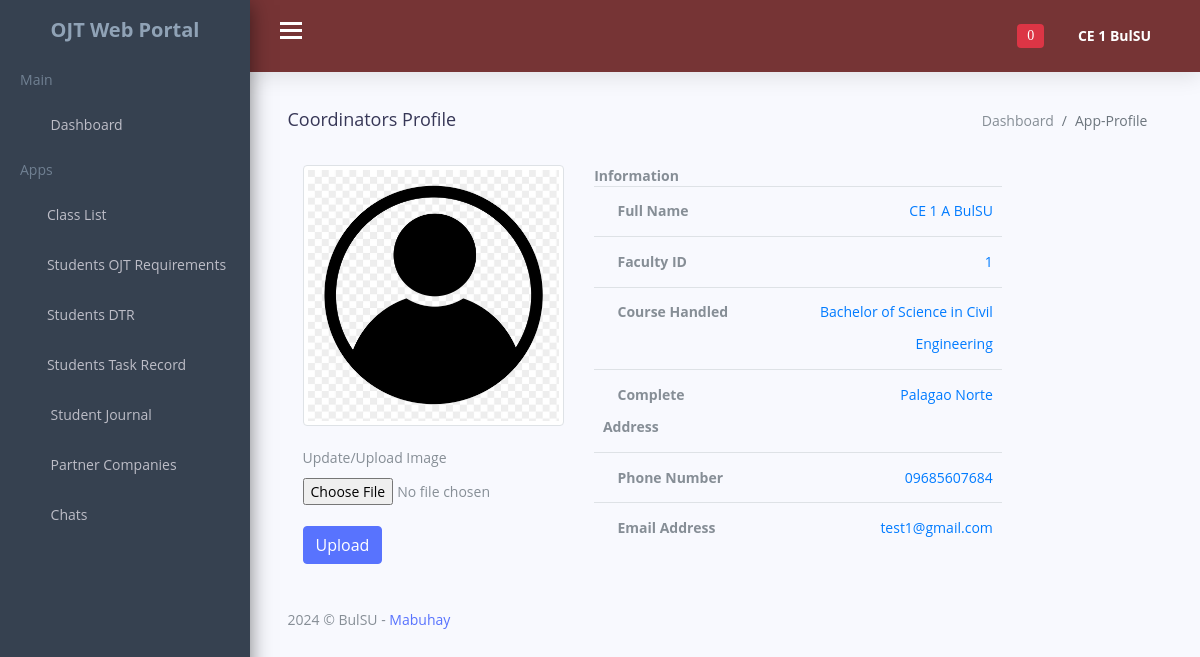
/coordinator/coordinators_profile.php (signed in), run on the app's committed database.
### tables this page shows
CREATE TABLE `coordinators_account` (
  `id` int(11) NOT NULL,
  `uniqueID` varchar(200) NOT NULL,
  `first_name` varchar(100) NOT NULL,
  `middle_name` varchar(100) NOT NULL,
  `last_name` varchar(100) NOT NULL,
  `faculty_id` varchar(20) NOT NULL,
  `coor_dept` varchar(200) NOT NULL,
  `course_handled` varchar(200) NOT NULL,
  `complete_address` varchar(300) NOT NULL,
  `phone_number` varchar(13) NOT NULL,
  `coordinators_email` varchar(200) NOT NULL,
  `coordinators_password` varchar(200) NOT NULL,
  `coordinators_profile_picture` varchar(500) NOT NULL,
  `verification_code` int(8) NOT NULL,
  `verify_status` varchar(80) NOT NULL DEFAULT 'Not Verified',
  `online_offlineStatus` varchar(50) NOT NULL DEFAULT 'Offline'
);

### coordinator/coordinators_profile.php (the view, shortened to what this page needs)
<?php
include '../connection/config.php';
?>
<!DOCTYPE html>
<html lang="en">
<head>
    <link href="css/lib/font-awesome.min.css" rel="stylesheet">
    <link href="css/lib/themify-icons.css" rel="stylesheet">
    <link href="css/lib/menubar/sidebar.css" rel="stylesheet">
    <link href="css/lib/bootstrap.min.css" rel="stylesheet">
    <link href="css/lib/helper.css" rel="stylesheet">
    <link href="css/style.css" rel="stylesheet">
    <link href="css/lib/sweetalert/sweetalert.css" rel="stylesheet">
</head>
<body>
<?php
require_once 'templates/coordinators_navbar.php';
?>
  <div class="content-wrap">
    <div class="main">
      <div class="container-fluid">
        <div class="row">
          <div class="col-lg-8 p-r-0 title-margin-right">
            <div class="page-header">
              <div class="page-title">
                <h1>Coordinators Profile
                </h1>
              </div>
            </div>
          </div>
          <div class="col-lg-4 p-l-0 title-margin-left">
            <div class="page-header">
              <div class="page-title">
                <ol class="breadcrumb">
                  <li class="breadcrumb-item">
                    <a href="dashboard.php">Dashboard</a>
                  </li>
                  <li class="breadcrumb-item active">App-Profile</li>
                </ol>
              </div>
            </div>
          </div>
        </div>
        <section id="main-content">
          <div class="container-fluid">
<div class="container bootstrap snippets bootdey">
<div class="panel-body inf-content">
<div class="row">
  <?php
if(isset($_SESSION['auth_user']['coordinators_id'])){
  $studID = $_SESSION['auth_user']['coordinators_id'];
  $stmt = $conn->prepare("SELECT * FROM coordinators_account WHERE id = ? ");
	$stmt->execute([$studID]);
  $data = $stmt->fetch(PDO::FETCH_ASSOC);
}
?>
<div class="col-md-4">
<form action="" method="POST" enctype="multipart/form-data">
<img alt="" id="myImage" style="width:600px;" title="" class="img-circle img-thumbnail isTooltip" src="<?php echo $data['coordinators_profile_picture']; ?>" data-original-title="Usuario">
<br><br>
<label>Update/Upload Image</label>
<input type="file" name="img_coordinator" onchange="previewImage(event)" required accept="image/*"><br><br>
<button name="upload" class="btn btn-primary">Upload</button>
</form>
</div>
<div class="col-md-6">
<strong>Information</strong><br>
<div class="table-responsive">
<table class="table table-user-information">
<tbody>
<tr>
    <td>
        <strong>
            <span class="ti-user"></span>
            Full Name
        </strong>
    </td>
    <td class="text-primary">
    <?php echo $data['first_name']; ?> <?php echo $data['middle_name']; ?> <?php echo $data['last_name']; ?>
    </td>
</tr>
<tr>
    <td>
        <strong>
            <span class="ti-id-badge"></span>
            Faculty ID
        </strong>
    </td>
    <td class="text-primary">
    <?php echo $data['faculty_id']; ?>
    </td>
</tr>
<tr>
    <td>
        <strong>
            <span class="ti-file"></span>
            Course Handled
        </strong>
    </td>
    <td class="text-primary">
    <?php echo $data['course_handled']; ?>
    </td>
</tr>
<tr>
    <td>
        <strong>
            <span class="ti-home"></span>
            Complete Address
        </strong>
    </td>
    <td class="text-primary">
    <?php echo $data['complete_address']; ?>
    </td>
</tr>
<tr>
    <td>
        <strong>
            <span class="ti-mobile"></span>
            Phone Number
        </strong>
    </td>
    <td class="text-primary">
    <?php echo $data['phone_number']; ?>
    </td>
</tr>
<tr>
    <td>
        <strong>
            <span class="ti-email"></span>
            Email Address
        </strong>
    </td>
    <td class="text-primary">
    <?php echo $data['coordinators_email']; ?>
    </td>
</tr>
</tbody>
</table>
</div>
</div>
</div>
</div>
</div>
</div>
          <div class="row">
            <div class="col-lg-12">
              <div class="footer">
                <p>2024 © BulSU -
                  <a href="#">Mabuhay</a>
                </p>
              </div>
            </div>
          </div>
        </section>
      </div>
    </div>
  </div>
</body>
</html>

### coordinator/templates/coordinators_navbar.php (shortened to what this page needs)
<div class="sidebar sidebar-hide-to-small sidebar-shrink sidebar-gestures">
        <div class="nano">
            <div class="nano-content">
                <ul>
                    <div class="logo"><a href="dashboard.php">
                            <span>OJT Web Portal</span></a></div>
                    <li class="label">Main</li>
                    <li><a href="dashboard.php"><i class="ti-home"></i> Dashboard </a></li>
                    <li class="label">Apps</li>
                    <li><a href="classLIST.php"><i class="ti-user"></i>Class List </a></li>
                    <li><a href="students_ojt_requirements.php"><i class="ti-folder"></i>Students OJT Requirements </a></li>
                    <li><a href="students_DTR.php"><i class="ti-alarm-clock"></i>Students DTR </a></li>
                    <li><a href="students_task_record.php"><i class="ti-list"></i>Students Task Record </a></li>
                    <li><a href="students_narrativeReport.php"><i class="ti-files"></i> Student Journal </a></li>
                    <li><a href="partner_companies.php"><i class="ti-layout-width-default"></i> Partner Companies </a></li>
                    <li><a class="sidebar-sub-toggle"><i class="ti-comment-alt"></i> Chats <span class="sidebar-collapse-icon ti-angle-down"></span></a>
                    </li>
                </ul>
            </div>
        </div>
    </div>
    <div class="header">
        <div class="container-fluid">
            <div class="row">
                <div class="col-lg-12">
                    <div class="float-left">
                        <div class="hamburger sidebar-toggle">
                            <span class="line"></span>
                            <span class="line"></span>
                            <span class="line"></span>
                        </div>
                    </div>
                    <div class="float-right">
                        <div class="dropdown dib">
                            <div class="header-icon" data-toggle="dropdown">
                                <i class="ti-bell">
                                    <span class="badge badge-danger" id="notification-badge">
                                    <?php
                                        if(isset($_SESSION['auth_user']['coordinators_id'])) {
                                            $studID = $_SESSION['auth_user']['coordinators_id'];
                                            $unread = 'Unread';
                                            $stmt = $conn->prepare("SELECT COUNT(*) AS total_unread FROM coordinatorsystemnotification WHERE coordinator_id = ? AND status = ?");
                                            $stmt->execute([$studID, $unread]);
                                            $result = $stmt->fetch(PDO::FETCH_ASSOC);
                                            $totalUnread = $result['total_unread'];
                                            echo $totalUnread;
                                        }
                                    ?>
                                    </span>
                                </i>
                            </div>
                        </div>
                        <div class="dropdown dib">
                            <div class="header-icon" data-toggle="dropdown">
                            <?php
                                if(isset($_SESSION['auth_user']['coordinators_id'])) {
                                    $coordinatorID = $_SESSION['auth_user']['coordinators_id'];
                                    $stmt = $conn->prepare("SELECT * FROM coordinators_account WHERE id = ? ");
                                    $stmt->execute([$coordinatorID]);
                                    $result = $stmt->fetch(PDO::FETCH_ASSOC);
                                }
                            ?>
                                <span class="user-avatar"><?php echo $result['first_name'];?> <?php echo $result['last_name'];?>
                                    <i class="ti-angle-down f-s-10"></i>
                                </span>
                            </div>
                        </div>
                    </div>
                </div>
            </div>
        </div>
    </div>

### data on the page
coordinators_account: first_name "CE 1", last_name "BulSU", coordinators_profile_picture (picture), middle_name "A", faculty "1", course_handled "Bachelor of Science in Civil Engineering", complete_address "Palagao Norte", phone_number "09685607684", coordinators_email "test1@gmail.com"

### other printed values
$totalUnread "0"
